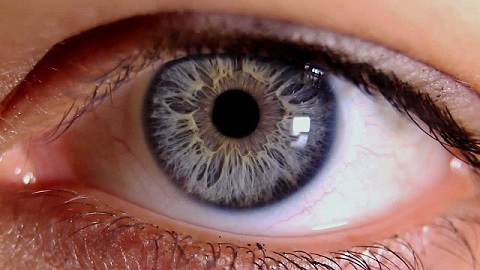
#> input picture reconhecimento_iris/iris.jpg, 480 x 270 px
$ jupyter execute 'Reconhecimento de iris.ipynb'
#> lines starting #> are read from the running program, lines starting #| are printed output that depends on the picture; after the words box and inside, x2 and y2 are one past the last pixel; in counts of white or black regions, pixels touching at a corner belong together
[cell 1]
import cv2

[cell 2]
from matplotlib import pyplot as plt

[cell 3]
import numpy as np

[cell 4]
img = cv2.imread('.//iris.jpg')
#> img is the input picture: shape (270, 480, 3); mean B, G, R 91.7, 97.5, 138

[cell 5]
cimg = cv2.cvtColor(img, cv2.COLOR_BGR2RGB)

[cell 6]
plt.imshow(cimg)

[cell 7]
plt.gray()

[cell 8]
img = cv2.cvtColor(img, cv2.COLOR_BGR2GRAY)
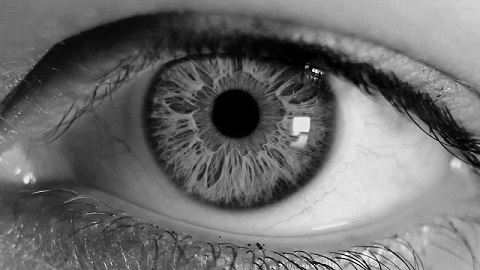
#> img: shape (270, 480); min 0, max 254, mean 109

[cell 9]
plt.imshow(img)

[cell 10]
circles = cv2.HoughCircles(img,cv2.HOUGH_GRADIENT,1,300,
                           param1=50,param2=30,minRadius=90, maxRadius=110)
#> circles = [[238.5, 112.5, 98.4]]

[cell 11]
circles = np.uint16(np.around(circles))
#> circles = [[238, 112, 98]]
for i in circles[0,:]:
    # draw the outer circle
    cv2.circle(cimg,(i[0],i[1]),i[2],(0,255,0),2)
    # draw the center of the circle
    cv2.circle(cimg,(i[0],i[1]),2,(0,0,255),3)
#> this loop made 1 pass
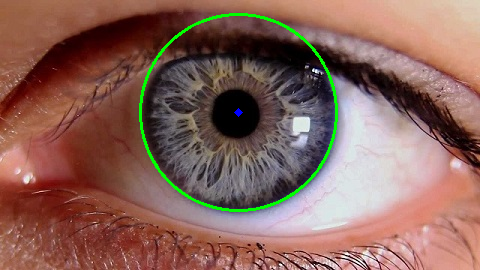
#> cimg: shape (270, 480, 3); mean R, G, B 136.7, 100.2, 90.7

[cell 12]
plt.imshow(cimg)

[cell 13]
iris = circles[0][0]
#> iris = [238, 112, 98]
irisX = iris[0]
#> irisX = 238
irisY = iris[1]
#> irisY = 112
irisRaio = iris[2]
#> irisRaio = 98

[cell 14]
rectX = (irisX - irisRaio)
#> rectX = 140
rectY = (irisY - irisRaio)
#> rectY = 14
iris_img = img[rectY:(rectY + 2 * irisRaio), rectX:(rectX + 2 * irisRaio)]
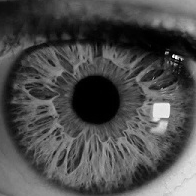
#> iris_img: shape (196, 196); min 0, max 252, mean 76.8

[cell 15]
plt.imshow(iris_img)

[cell 16]
x, tresh = cv2.threshold(iris_img, 15, 255,cv2.THRESH_BINARY)
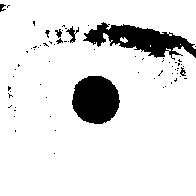
#> tresh: shape (196, 196); 89.3% white; 69 black regions (62 under 20 px), largest, box (x1, y1, x2, y2) and area: (83, 22, 196, 60) 1957, (72, 76, 120, 124) 1806, (66, 26, 79, 43) 80
iris_img = tresh
plt.imshow(iris_img)

[cell 17]
kernel = np.ones((15,15),np.uint8)
iris_img = cv2.morphologyEx(iris_img, cv2.MORPH_CLOSE, kernel)
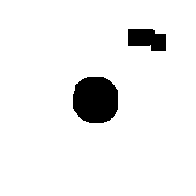
#> iris_img: shape (196, 196); 93.7% white; 2 black regions, box (x1, y1, x2, y2) and area: (73, 77, 118, 123) 1759, (128, 29, 166, 51) 663
plt.imshow(iris_img)

[cell 18]
iris_img = cv2.medianBlur(iris_img, 5)
#> iris_img: shape (196, 196); 93.7% white; 2 black regions, box (x1, y1, x2, y2) and area: (73, 77, 118, 123) 1755, (128, 29, 166, 51) 652
plt.imshow(iris_img)

[cell 19]
plt.imshow(cv2.Canny(iris_img, 100, 200))
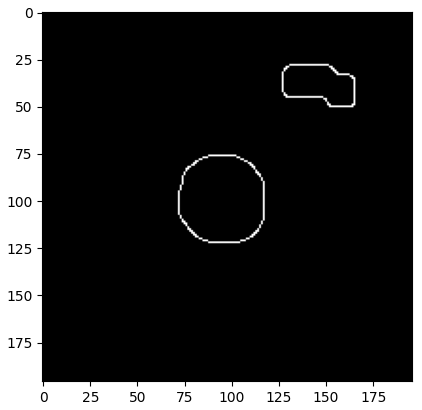
#> figure drawn by matplotlib, 1 panel

[cell 20]
pupila_img = cv2.cvtColor(iris_img, cv2.COLOR_GRAY2BGR)

[cell 21]
pupilaCircles = cv2.HoughCircles(iris_img, cv2.HOUGH_GRADIENT, 1, 200,
                           param1=10, param2=10, minRadius=10, maxRadius=100)
#> pupilaCircles = [[94.5, 98.5, 23.5]]

[cell 22]
pupilaCircles = np.uint16(np.around(pupilaCircles))
#> pupilaCircles = [[94, 98, 24]]
for i in pupilaCircles[0,:]:
    cv2.circle(pupila_img,(i[0],i[1]),i[2],(0,255,0),2)
    cv2.circle(pupila_img,(i[0],i[1]),2,(0,0,255),3)
#> this loop made 1 pass
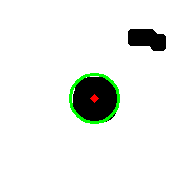
#> pupila_img: shape (196, 196, 3); mean B, G, R 237.1, 240.2, 237.4

[cell 23]
plt.imshow(pupila_img)

[cell 24]
pupilaX, pupilaY, pupilaRaio = pupilaCircles[0][0]
#> pupilaX = 94; pupilaY = 98; pupilaRaio = 24
pupilaX = rectX + pupilaX
#> pupilaX = 234
pupilaY = rectY + pupilaY
#> pupilaY = 112
cv2.circle(cimg,(pupilaX,pupilaY),pupilaRaio,(0,255,0),2)
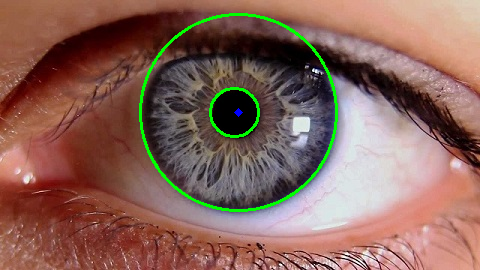
#> cimg: shape (270, 480, 3); 0.36% of pixels changed, all inside (x1, y1, x2, y2) = (209, 87, 260, 138)
cv2.circle(cimg,(pupilaX,pupilaY),2,(0,0,255),3)
#> cimg: shape (270, 480, 3); 0.02% of pixels changed, all inside (x1, y1, x2, y2) = (230, 108, 236, 117)
plt.imshow(cimg)
